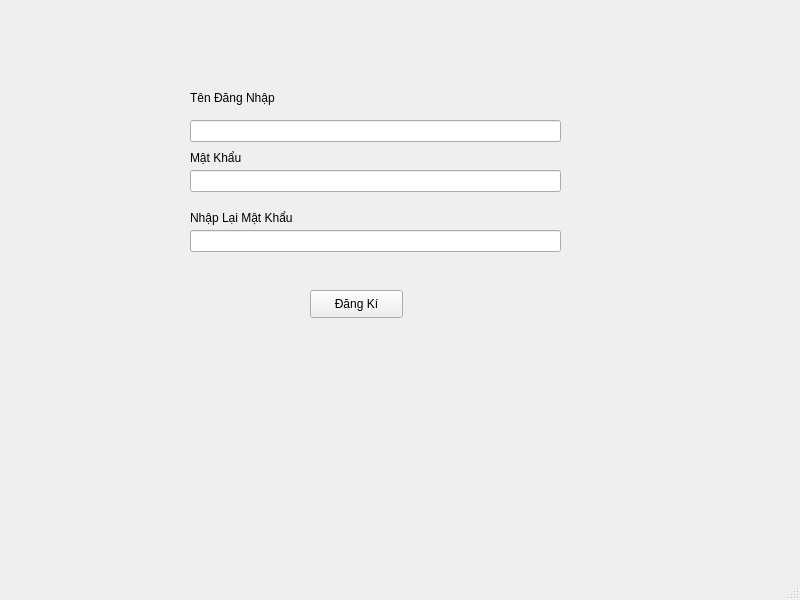
<?xml version="1.0" encoding="UTF-8"?>
<ui version="4.0">
 <class>MainWindow</class>
 <widget class="QMainWindow" name="MainWindow">
  <property name="geometry">
   <rect>
    <x>0</x>
    <y>0</y>
    <width>800</width>
    <height>600</height>
   </rect>
  </property>
  <property name="windowTitle">
   <string>MainWindow</string>
  </property>
  <widget class="QWidget" name="centralwidget">
   <widget class="QLineEdit" name="lineEdit">
    <property name="geometry">
     <rect>
      <x>190</x>
      <y>120</y>
      <width>371</width>
      <height>22</height>
     </rect>
    </property>
    <property name="text">
     <string/>
    </property>
   </widget>
   <widget class="QLineEdit" name="lineEdit_2">
    <property name="geometry">
     <rect>
      <x>190</x>
      <y>170</y>
      <width>371</width>
      <height>22</height>
     </rect>
    </property>
    <property name="text">
     <string/>
    </property>
   </widget>
   <widget class="QLineEdit" name="lineEdit_3">
    <property name="geometry">
     <rect>
      <x>190</x>
      <y>230</y>
      <width>371</width>
      <height>22</height>
     </rect>
    </property>
    <property name="text">
     <string/>
    </property>
   </widget>
   <widget class="QPushButton" name="pushButton">
    <property name="geometry">
     <rect>
      <x>310</x>
      <y>290</y>
      <width>93</width>
      <height>28</height>
     </rect>
    </property>
    <property name="text">
     <string>Đăng Kí</string>
    </property>
   </widget>
   <widget class="QLabel" name="label">
    <property name="geometry">
     <rect>
      <x>190</x>
      <y>90</y>
      <width>121</width>
      <height>16</height>
     </rect>
    </property>
    <property name="text">
     <string>Tên Đăng Nhập</string>
    </property>
   </widget>
   <widget class="QLabel" name="label_2">
    <property name="geometry">
     <rect>
      <x>190</x>
      <y>150</y>
      <width>121</width>
      <height>16</height>
     </rect>
    </property>
    <property name="text">
     <string>Mật Khẩu</string>
    </property>
   </widget>
   <widget class="QLabel" name="label_3">
    <property name="geometry">
     <rect>
      <x>190</x>
      <y>210</y>
      <width>121</width>
      <height>16</height>
     </rect>
    </property>
    <property name="text">
     <string>Nhập Lại Mật Khẩu</string>
    </property>
   </widget>
  </widget>
  <widget class="QMenuBar" name="menubar">
   <property name="geometry">
    <rect>
     <x>0</x>
     <y>0</y>
     <width>800</width>
     <height>26</height>
    </rect>
   </property>
  </widget>
  <widget class="QStatusBar" name="statusbar"/>
 </widget>
 <resources/>
 <connections/>
</ui>
